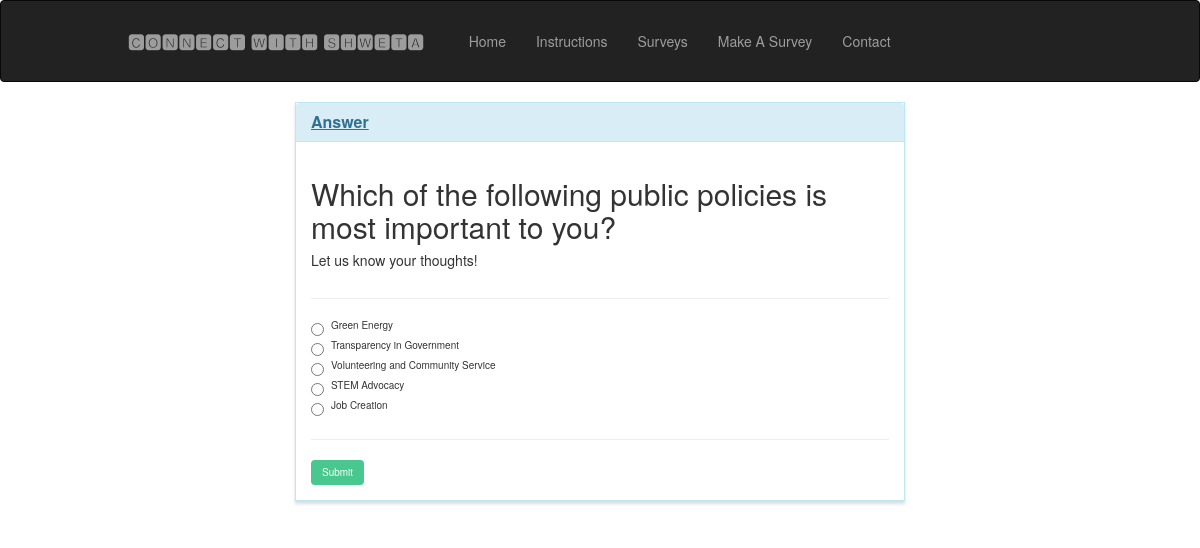
The app's page /vote/1/ with its own data.
### poll/models.py (models this page shows, shortened)
class Poll(models.Model):
    question = models.TextField()
    additionalnotes = models.TextField(default="")
    dt = models.DateTimeField(auto_now_add=True,null=True)
    option_one = models.CharField(max_length=60, default="")
    option_two = models.CharField(max_length=60, default="")
    option_three = models.CharField(max_length=60, default="")
    option_four = models.CharField(max_length=60, default="")
    option_five = models.CharField(max_length=60, default="")
    option_one_count = models.IntegerField(default=0)
    option_two_count = models.IntegerField(default=0)
    option_three_count = models.IntegerField(default=0)
    option_four_count = models.IntegerField(default=0)
    option_five_count = models.IntegerField(default=0)

### poll/views.py (the view, shortened to what this page needs)
# urls.py: path('vote/<poll_id>/', poll_views.vote, name='vote'),
def vote(request, poll_id):
    poll = Poll.objects.get(pk=poll_id)
    context = {
        'poll': poll
    }
    return render(request, 'poll/vote.html', context)

### poll/templates/poll/vote.html (shortened to what this page needs)
{% extends "poll/base.html" %}
{% block main %}
<div class="row">
    <div class="col-lg-8 col-lg-offset-2">
        <div class="panel panel-info">
            <div class="panel-heading">
                <h3 class="panel-title"><u>Answer</u></h3>
            </div>
            <div class="panel-body">
                <div class="row">
                    <div class="col-lg-12">
                     <h2>  {{ poll.question }}</h2>
                        <h5>{{poll.additionalnotes}}</h5>
                    </div>
                </div>
                <div class="row">
                    <div class="col-lg-12">
                        <hr />
                        <form method="POST">
                            <div class="form-group">
                                <div class="radio">
                                     <ul>
  <li><label><input type="radio" name="poll" value="option1">
                                        {{ poll.option_one }}</label></li>
  <li><label><input type="radio" name="poll" value="option2">
                                        {{ poll.option_two }}</label></li>
  <li><label><input type="radio" name="poll" value="option3">
                                        {{ poll.option_three }}</label></li>
  <li><label><input type="radio" name="poll" value="option4">
                                        {{ poll.option_four }}</label></li>
  <li><label><input type="radio" name="poll" value="option5">
                                        {{ poll.option_five }}</label></li>
</ul>
                                </div>
                            </div>
                            <hr />
                            <div class="control">
                <button class="button is-success">Submit</button>
            </div>
                        </form>
                    </div>
                </div>
            </div>
        </div>
    </div>
</div>
{% endblock %}

### poll/templates/poll/base.html (shortened to what this page needs)
{% load static %}
<!DOCTYPE html>
<html lang="en">
	<head>
		<link rel="stylesheet" href="https://cdn.jsdelivr.net/npm/bulma@0.9.1/css/bulma.min.css"></head>
		<link rel="stylesheet" href="https://maxcdn.bootstrapcdn.com/bootstrap/3.3.7/css/bootstrap.min.css">
		<link rel="stylesheet" type="text/css" href="{%static '/css/style.css'%}">
	</head>
	<body>
		<nav class="navbar navbar-inverse" role="navigation">
			<div class="container p-3 my-3 bg-dark text-white">
				<div class="navbar-header">
					<a class="navbar-brand" href="{% url 'home' %}">🅲🅾🅽🅽🅴🅲🆃 🆆🅸🆃🅷 🆂🅷🆆🅴🆃🅰</a>
				</div>
				<div class="collapse navbar-collapse navbar-ex1-collapse">
					<ul class="nav navbar-nav">
						<li><a href="{% url 'instructions' %}">Home</a></li>
						<li><a href="{% url 'how' %}">Instructions</a></li>
						<li><a href="{% url 'home' %}">Surveys</a></li>
						<li><a href="{% url 'create' %}">Make A Survey</a></li>
						<li><a href="{% url 'privacy' %}">Contact</a></li>
					</ul>
				</div>
			</div>
		</nav>
		<div class="container">
			{% block main %}{% endblock %}
		</div>
	</body>
</html>

### poll/static/css/style.css (style rules this page uses)
* style.css * .navbar-default, .btn, .form-control, .panel { border-radius: 0; }
.panel { box-shadow: 0px 3px 3px 0px #ddd; }
a.navbar-brand, .panel-title { font-weight: bolder; }

### records on screen
Poll: question "Which of the following public policies is most important to you?", additionalnotes "Let us know your thoughts!", option_one "Green Energy", option_two "Transparency in Government", option_three "Volunteering and Community Service", option_four "STEM Advocacy", option_five "Job Creation"
